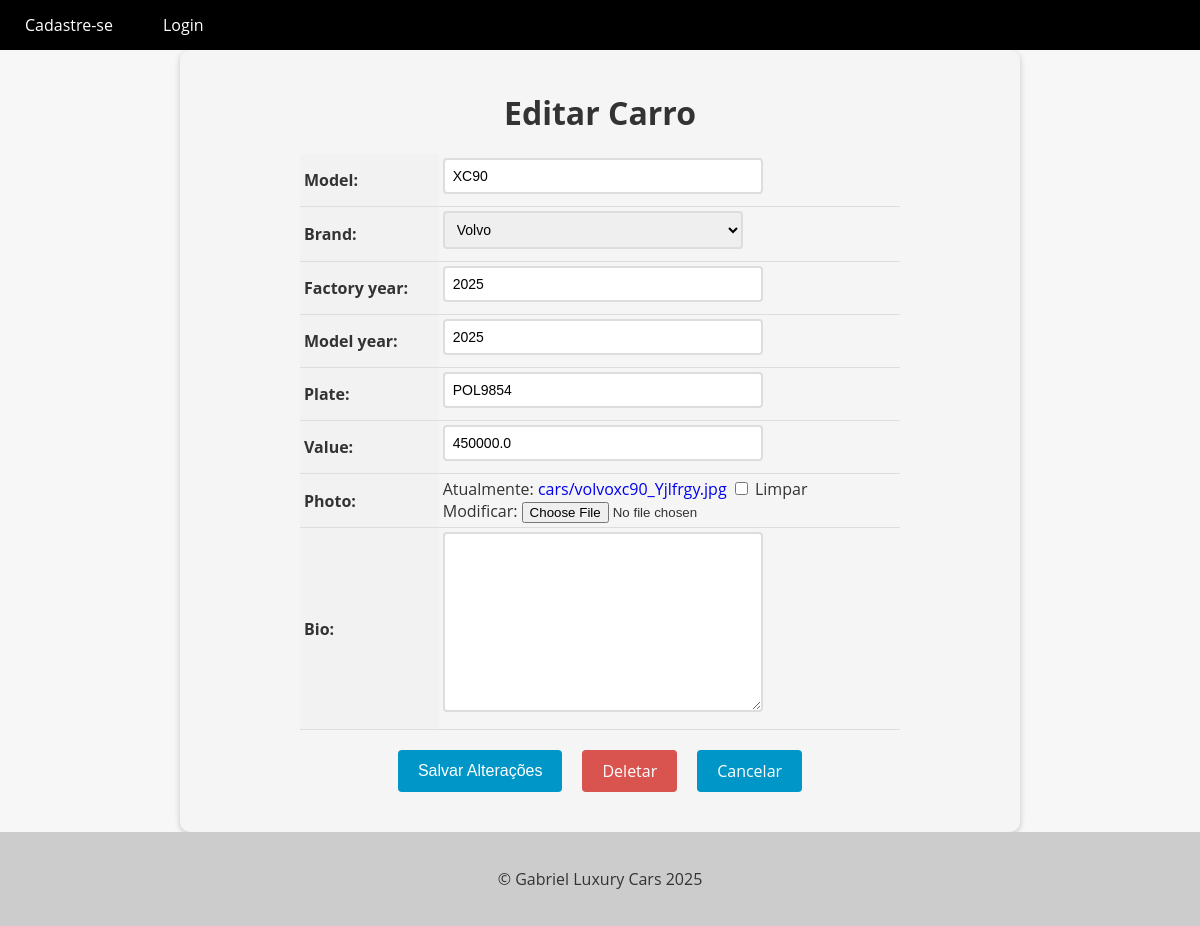
The app's page /car/12/update/ with its own data.
### cars/models.py (models this page shows, shortened)
class Car(models.Model):
    id = models.AutoField(primary_key=True)
    model = models.CharField(max_length=200)
    brand = models.ForeignKey(Brand, on_delete=models.PROTECT, related_name='car_brand')
    factory_year = models.IntegerField(blank=True, null=True)
    model_year = models.IntegerField(blank=True, null=True)
    plate = models.CharField(max_length=10, blank=True, null=True)
    value = models.FloatField(blank=True, null=True)
    photo = models.ImageField(upload_to='cars/', blank=True, null=True)
    bio = models.TextField(blank=True, null=True)

class Brand(models.Model):
    id = models.AutoField(primary_key=True)
    name = models.CharField(max_length=200)
    def __str__(self):
        return self.name

### cars/views.py (the view, shortened to what this page needs)
# urls.py: path('car/<int:pk>/update/', CarUpdateView.as_view(), name='car_update'),
class CarUpdateView(UpdateView):
    model = Car
    form_class = CarModelForm
    template_name = 'car_update.html'

### cars/forms.py (shortened to what this page needs)
class CarModelForm(forms.ModelForm):
    class Meta:
        model = Car
        fields = '__all__'

### cars/templates/car_update.html (shortened to what this page needs)
{% extends "base.html" %}
{% block content %}
  <form method="post" enctype="multipart/form-data">
    <h1>Editar Carro</h1>
    <table>
      {{ form.as_table }}
    </table>
    <div>
      <div class="buttons-container">
        <input type="submit" value="Salvar Alterações" class="btn btn-primary">
        <a href="{% url 'car_delete' pk=object.pk %}" class="btn btn-danger">Deletar</a>
        <a href="{% url 'cars_list' %}" class="btn btn-secondary">Cancelar</a>
      </div>
    </div>
  </form>
{% endblock %}

### app/templates/base.html (style rules this page uses)
body { font-family: 'Open Sans', sans-serif; background-color: #f7f7f7; color: #333; margin: 0; padding: 0; }

### cars/templates/car_update.html (style rules this page uses)
form { max-width: 800px; margin: 0 auto; padding: 20px; background-color: #f5f5f5; border-radius: 10px; box-shadow: 0 2px 6px rgba(0, 0, 0, 0.2); }
form h1 { font-size: 2rem; margin-bottom: 20px; text-align: center; }
table { margin: 0 auto; border-collapse: collapse; width: 100%; max-width: 600px; }
th, td { padding: 4px; text-align: left; border-bottom: 1px solid #ddd; }
th { background-color: #f2f2f2; }
input[type="text"], input[type="number"], select, textarea { padding: 8px; font-size: 14px; border: 2px solid #ddd; border-radius: 4px; width: 100%; max-width: 300px; margin-bottom: 8px; transition: border-bottom-color 0.3s ease-in-out; }
.btn { background-color: #0096c7; color: #fff; border: none; padding: 10px 20px; font-size: 16px; border-radius: 4px; cursor: pointer; transition: background-color 0.3s ease-in-out; }
.buttons-container { display: flex; justify-content: center; margin-top: 20px; margin-bottom: 20px; }
.btn { display: inline-block; background-color: #0096c7; color: #fff; border: none; padding: 10px 20px; font-size: 16px; border-radius: 4px; cursor: pointer; transition: background-color 0.3s ease-in-out; margin: 0 10px; }
.btn-danger { background-color: #d9534f; text-decoration: none !important; }
a { text-decoration: none !important; }

### records on screen
Car: model "XC90", brand "Volvo", factory_year "2025", model_year "2025", plate "POL9854", value "450000.0"
